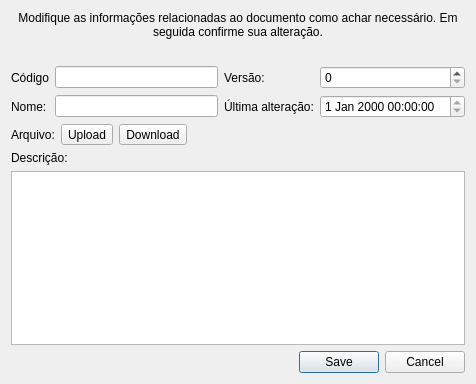
<?xml version="1.0" encoding="UTF-8"?>
<ui version="4.0">
 <class>EditarDocumento</class>
 <widget class="QDialog" name="EditarDocumento">
  <property name="geometry">
   <rect>
    <x>0</x>
    <y>0</y>
    <width>476</width>
    <height>384</height>
   </rect>
  </property>
  <property name="windowTitle">
   <string>Detalhes do Documento</string>
  </property>
  <layout class="QVBoxLayout" name="verticalLayout_2">
   <item>
    <widget class="QLabel" name="labelCabecalho">
     <property name="text">
      <string>Modifique as informações relacionadas ao documento como achar necessário. Em seguida confirme sua alteração.</string>
     </property>
     <property name="alignment">
      <set>Qt::AlignCenter</set>
     </property>
     <property name="wordWrap">
      <bool>true</bool>
     </property>
    </widget>
   </item>
   <item>
    <spacer name="verticalSpacer">
     <property name="orientation">
      <enum>Qt::Vertical</enum>
     </property>
     <property name="sizeHint" stdset="0">
      <size>
       <width>20</width>
       <height>40</height>
      </size>
     </property>
    </spacer>
   </item>
   <item>
    <layout class="QGridLayout" name="gridLayout">
     <item row="0" column="0">
      <widget class="QLabel" name="labelCodigo">
       <property name="text">
        <string>Código</string>
       </property>
       <property name="buddy">
        <cstring>editCodigo</cstring>
       </property>
      </widget>
     </item>
     <item row="0" column="1">
      <widget class="Utils::LineEditCheckCase" name="editCodigo">
       <property name="readOnly">
        <bool>true</bool>
       </property>
      </widget>
     </item>
     <item row="0" column="2">
      <widget class="QLabel" name="labelVersao">
       <property name="text">
        <string>Versão:</string>
       </property>
      </widget>
     </item>
     <item row="1" column="0">
      <widget class="QLabel" name="labelNome">
       <property name="text">
        <string>Nome:</string>
       </property>
       <property name="buddy">
        <cstring>editNome</cstring>
       </property>
      </widget>
     </item>
     <item row="1" column="1">
      <widget class="Utils::LineEditCheckCase" name="editNome"/>
     </item>
     <item row="1" column="2">
      <widget class="QLabel" name="labelUltimaAlteracao">
       <property name="text">
        <string>Última alteração:</string>
       </property>
       <property name="buddy">
        <cstring>editUltimaAlteracao</cstring>
       </property>
      </widget>
     </item>
     <item row="1" column="3">
      <widget class="QDateTimeEdit" name="editUltimaAlteracao">
       <property name="readOnly">
        <bool>true</bool>
       </property>
      </widget>
     </item>
     <item row="0" column="3">
      <widget class="QSpinBox" name="editVersao"/>
     </item>
    </layout>
   </item>
   <item>
    <layout class="QHBoxLayout" name="horizontalLayout">
     <item>
      <widget class="QLabel" name="labelArquivo">
       <property name="text">
        <string>Arquivo:</string>
       </property>
      </widget>
     </item>
     <item>
      <widget class="QToolButton" name="botaoUpload">
       <property name="toolTip">
        <string>Escolher o arquivo para fazer o upload.</string>
       </property>
       <property name="text">
        <string>Upload</string>
       </property>
       <property name="icon">
        <iconset resource="../Recursos.qrc">
         <normaloff>:/Recursos/icones/go-up.png</normaloff>:/Recursos/icones/go-up.png</iconset>
       </property>
       <property name="iconSize">
        <size>
         <width>20</width>
         <height>20</height>
        </size>
       </property>
       <property name="toolButtonStyle">
        <enum>Qt::ToolButtonTextBesideIcon</enum>
       </property>
      </widget>
     </item>
     <item>
      <widget class="QToolButton" name="botaoDownload">
       <property name="toolTip">
        <string>Fazer o download do arquivo atual</string>
       </property>
       <property name="text">
        <string>Download</string>
       </property>
       <property name="icon">
        <iconset resource="../Recursos.qrc">
         <normaloff>:/Recursos/icones/go-down.png</normaloff>:/Recursos/icones/go-down.png</iconset>
       </property>
       <property name="iconSize">
        <size>
         <width>20</width>
         <height>20</height>
        </size>
       </property>
       <property name="toolButtonStyle">
        <enum>Qt::ToolButtonTextBesideIcon</enum>
       </property>
      </widget>
     </item>
     <item>
      <spacer name="horizontalSpacer">
       <property name="orientation">
        <enum>Qt::Horizontal</enum>
       </property>
       <property name="sizeHint" stdset="0">
        <size>
         <width>40</width>
         <height>20</height>
        </size>
       </property>
      </spacer>
     </item>
    </layout>
   </item>
   <item>
    <layout class="QVBoxLayout" name="verticalLayout">
     <item>
      <widget class="QLabel" name="labelDescricao">
       <property name="text">
        <string>Descrição:</string>
       </property>
       <property name="buddy">
        <cstring>editDescricao</cstring>
       </property>
      </widget>
     </item>
     <item>
      <widget class="Utils::TextEditWatcher" name="editDescricao"/>
     </item>
    </layout>
   </item>
   <item>
    <widget class="QDialogButtonBox" name="buttonBox">
     <property name="standardButtons">
      <set>QDialogButtonBox::Cancel|QDialogButtonBox::Save</set>
     </property>
    </widget>
   </item>
  </layout>
 </widget>
 <customwidgets>
  <customwidget>
   <class>Utils::LineEditCheckCase</class>
   <extends>QLineEdit</extends>
   <header>../Utils/lineeditcheckcase.h</header>
  </customwidget>
  <customwidget>
   <class>Utils::TextEditWatcher</class>
   <extends>QPlainTextEdit</extends>
   <header>../Utils/texteditwatcher.h</header>
  </customwidget>
 </customwidgets>
 <tabstops>
  <tabstop>editCodigo</tabstop>
  <tabstop>editVersao</tabstop>
  <tabstop>editNome</tabstop>
  <tabstop>editUltimaAlteracao</tabstop>
  <tabstop>botaoUpload</tabstop>
  <tabstop>botaoDownload</tabstop>
  <tabstop>editDescricao</tabstop>
 </tabstops>
 <resources>
  <include location="../Recursos.qrc"/>
 </resources>
 <connections>
  <connection>
   <sender>buttonBox</sender>
   <signal>accepted()</signal>
   <receiver>EditarDocumento</receiver>
   <slot>accept()</slot>
   <hints>
    <hint type="sourcelabel">
     <x>353</x>
     <y>361</y>
    </hint>
    <hint type="destinationlabel">
     <x>471</x>
     <y>325</y>
    </hint>
   </hints>
  </connection>
  <connection>
   <sender>buttonBox</sender>
   <signal>rejected()</signal>
   <receiver>EditarDocumento</receiver>
   <slot>reject()</slot>
   <hints>
    <hint type="sourcelabel">
     <x>106</x>
     <y>364</y>
    </hint>
    <hint type="destinationlabel">
     <x>6</x>
     <y>329</y>
    </hint>
   </hints>
  </connection>
 </connections>
</ui>
